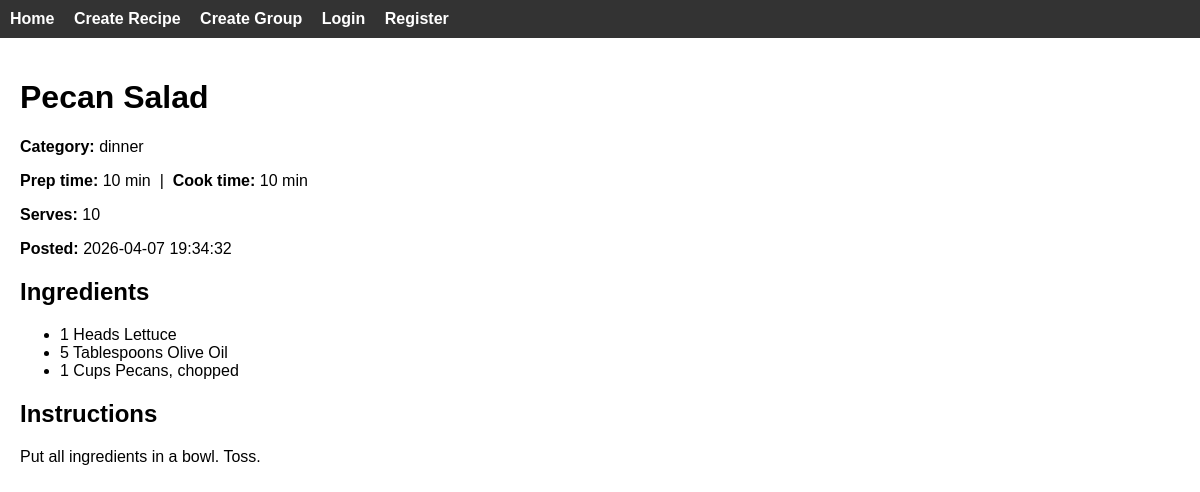
/recipe/3, run on the app's committed database.
### app/models.py (models this page shows)
class Recipe(db.Model):
    __tablename__ = 'recipe'
    id = db.Column(db.Integer, primary_key=True)
    user_email = db.Column(db.String(64), db.ForeignKey('user.email'), nullable=False)
    group_id = db.Column(db.Integer, db.ForeignKey('group.id'), nullable=False)
    title = db.Column(db.String(64), nullable=False)
    prep_time = db.Column(db.Integer, nullable = False)
    cook_time = db.Column(db.Integer, nullable=False)
    body = db.Column(db.TEXT, nullable=False)
    category = db.Column(db.String(64), nullable=False)
    num_serves = db.Column(db.Integer, nullable = False)
    privacy_setting = db.Column(db.String(64), nullable=False)
    is_validated = db.Column(db.Boolean, nullable=True)
    date_posted = db.Column(db.TEXT, nullable=False)
    forked_from_id = db.Column(db.Integer, db.ForeignKey('recipe.id'), nullable=True)

class Ingredient(db.Model):
    __tablename__ = 'ingredient'
    recipe_id = db.Column(db.Integer, db.ForeignKey('recipe.id'), primary_key=True)
    name = db.Column(db.String(64), primary_key=True)
    num = db.Column(db.Integer, nullable=False)
    units = db.Column(db.String(64), nullable=False)

### app/routes.py (the view)
@app.route('/recipe/<int:recipe_id>', methods=['GET'])
def recipe_detail(recipe_id):
    recipe = Recipe.query.get_or_404(recipe_id)
    ingredients = Ingredient.query.filter_by(recipe_id=recipe_id).all()
    return render_template('recipe_detail.html', recipe=recipe, ingredients=ingredients)

### app/templates/recipe_detail.html
{% extends "base.html" %}
{% block content %}
<h1>{{ recipe.title }}</h1>
<p><strong>Category:</strong> {{ recipe.category }}</p>
<p><strong>Prep time:</strong> {{ recipe.prep_time }} min &nbsp;|&nbsp; <strong>Cook time:</strong> {{ recipe.cook_time }} min</p>
<p><strong>Serves:</strong> {{ recipe.num_serves }}</p>
<p><strong>Posted:</strong> {{ recipe.date_posted }}</p>
<h2>Ingredients</h2>
<ul>
  {% for ing in ingredients %}
    <li>{{ ing.num }} {{ ing.units }} {{ ing.name }}</li>
  {% endfor %}
</ul>
<h2>Instructions</h2>
<p>{{ recipe.body }}</p>
{% endblock %}

### app/templates/base.html (style rules this page uses)
body { font-family: Arial, sans-serif; margin: 0; }

### data on the page
Recipe: title "Pecan Salad", category "dinner", prep_time "10", cook_time "10", num_serves "10", date_posted "2026-04-07 19:34:32", body "Put all ingredients in a bowl. Toss."
Ingredient: num "1", units "Heads", name "Lettuce"
Ingredient: num "5", units "Tablespoons", name "Olive Oil"
Ingredient: num "1", units "Cups", name "Pecans, chopped"
